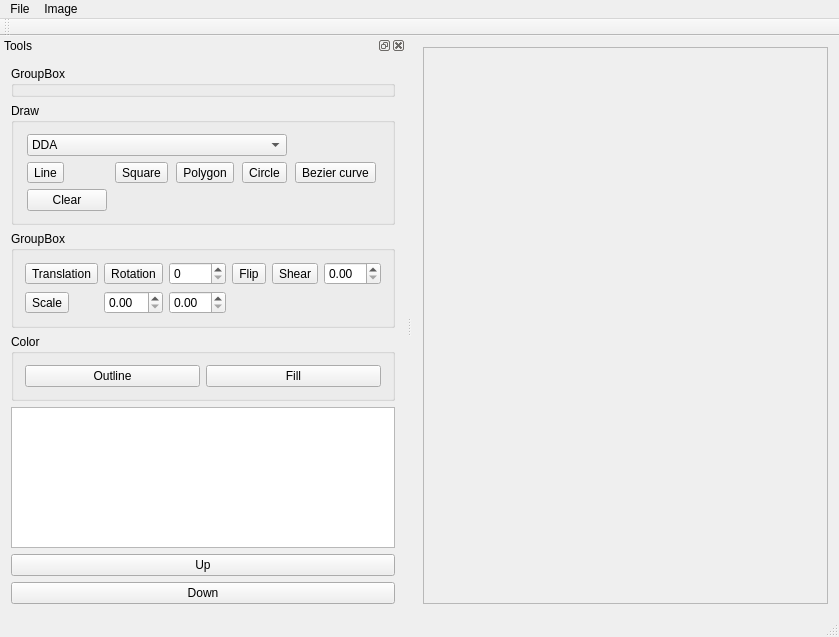
<?xml version="1.0" encoding="UTF-8"?>
<ui version="4.0">
 <class>ImageViewerClass</class>
 <widget class="QMainWindow" name="ImageViewerClass">
  <property name="geometry">
   <rect>
    <x>0</x>
    <y>0</y>
    <width>839</width>
    <height>637</height>
   </rect>
  </property>
  <property name="windowTitle">
   <string>ImageViewer</string>
  </property>
  <widget class="QWidget" name="centralWidget">
   <layout class="QHBoxLayout" name="horizontalLayout">
    <item>
     <widget class="QScrollArea" name="scrollArea">
      <property name="widgetResizable">
       <bool>true</bool>
      </property>
      <widget class="QWidget" name="scrollAreaWidgetContents">
       <property name="geometry">
        <rect>
         <x>0</x>
         <y>0</y>
         <width>443</width>
         <height>562</height>
        </rect>
       </property>
      </widget>
     </widget>
    </item>
   </layout>
  </widget>
  <widget class="QMenuBar" name="menuBar">
   <property name="geometry">
    <rect>
     <x>0</x>
     <y>0</y>
     <width>839</width>
     <height>22</height>
    </rect>
   </property>
   <widget class="QMenu" name="menuFile">
    <property name="title">
     <string>File</string>
    </property>
    <addaction name="actionOpen"/>
    <addaction name="actionSave_as"/>
    <addaction name="separator"/>
    <addaction name="actionExit"/>
   </widget>
   <widget class="QMenu" name="menuImage">
    <property name="title">
     <string>Image</string>
    </property>
    <addaction name="actionClear"/>
   </widget>
   <addaction name="menuFile"/>
   <addaction name="menuImage"/>
  </widget>
  <widget class="QToolBar" name="mainToolBar">
   <attribute name="toolBarArea">
    <enum>TopToolBarArea</enum>
   </attribute>
   <attribute name="toolBarBreak">
    <bool>false</bool>
   </attribute>
  </widget>
  <widget class="QStatusBar" name="statusBar"/>
  <widget class="QDockWidget" name="dockWidget">
   <property name="windowTitle">
    <string>Tools</string>
   </property>
   <attribute name="dockWidgetArea">
    <number>1</number>
   </attribute>
   <widget class="QWidget" name="dockWidgetContents">
    <layout class="QVBoxLayout" name="verticalLayout">
     <item>
      <widget class="QGroupBox" name="groupBox_4">
       <property name="title">
        <string>GroupBox</string>
       </property>
      </widget>
     </item>
     <item>
      <widget class="QGroupBox" name="groupBox_2">
       <property name="title">
        <string>Draw</string>
       </property>
       <layout class="QGridLayout" name="gridLayout">
        <item row="1" column="2">
         <widget class="QToolButton" name="toolButtonDrawPolygon">
          <property name="text">
           <string>Polygon</string>
          </property>
          <property name="checkable">
           <bool>true</bool>
          </property>
         </widget>
        </item>
        <item row="4" column="0">
         <widget class="QPushButton" name="pushButtonClear">
          <property name="text">
           <string>Clear</string>
          </property>
          <property name="checkable">
           <bool>true</bool>
          </property>
         </widget>
        </item>
        <item row="1" column="4">
         <widget class="QToolButton" name="toolButtonBezierCurve">
          <property name="text">
           <string>Bezier curve</string>
          </property>
          <property name="checkable">
           <bool>true</bool>
          </property>
         </widget>
        </item>
        <item row="0" column="0" colspan="4">
         <widget class="QComboBox" name="comboBoxLineAlg">
          <item>
           <property name="text">
            <string>DDA</string>
           </property>
          </item>
          <item>
           <property name="text">
            <string>Bresenham</string>
           </property>
          </item>
         </widget>
        </item>
        <item row="1" column="3">
         <widget class="QToolButton" name="toolButtonDrawCircle">
          <property name="enabled">
           <bool>true</bool>
          </property>
          <property name="text">
           <string>Circle</string>
          </property>
          <property name="checkable">
           <bool>true</bool>
          </property>
         </widget>
        </item>
        <item row="1" column="0">
         <widget class="QToolButton" name="toolButtonDrawLine">
          <property name="text">
           <string>Line</string>
          </property>
          <property name="checkable">
           <bool>true</bool>
          </property>
         </widget>
        </item>
        <item row="1" column="1">
         <widget class="QToolButton" name="toolButtonSquare">
          <property name="text">
           <string>Square</string>
          </property>
          <property name="checkable">
           <bool>true</bool>
          </property>
         </widget>
        </item>
       </layout>
      </widget>
     </item>
     <item>
      <widget class="QGroupBox" name="groupBox_5">
       <property name="title">
        <string>GroupBox</string>
       </property>
       <layout class="QGridLayout" name="gridLayout_2">
        <item row="0" column="0">
         <widget class="QToolButton" name="toolButtonTranslation">
          <property name="text">
           <string>Translation</string>
          </property>
          <property name="checkable">
           <bool>true</bool>
          </property>
         </widget>
        </item>
        <item row="0" column="6">
         <widget class="QDoubleSpinBox" name="doubleSpinBoxShear"/>
        </item>
        <item row="0" column="3">
         <widget class="QToolButton" name="toolButtonFlip">
          <property name="text">
           <string>Flip</string>
          </property>
          <property name="checkable">
           <bool>true</bool>
          </property>
         </widget>
        </item>
        <item row="0" column="4">
         <widget class="QToolButton" name="toolButtonShear">
          <property name="text">
           <string>Shear</string>
          </property>
          <property name="checkable">
           <bool>true</bool>
          </property>
         </widget>
        </item>
        <item row="0" column="2">
         <widget class="QSpinBox" name="spinBoxAngleOfRotation">
          <property name="maximum">
           <number>360</number>
          </property>
         </widget>
        </item>
        <item row="0" column="1">
         <widget class="QToolButton" name="toolButtonRotation">
          <property name="text">
           <string>Rotation</string>
          </property>
          <property name="checkable">
           <bool>true</bool>
          </property>
         </widget>
        </item>
        <item row="1" column="0">
         <widget class="QToolButton" name="toolButtonScale">
          <property name="text">
           <string>Scale</string>
          </property>
          <property name="checkable">
           <bool>true</bool>
          </property>
         </widget>
        </item>
        <item row="1" column="1">
         <widget class="QDoubleSpinBox" name="doubleSpinBoxScaleDX"/>
        </item>
        <item row="1" column="2">
         <widget class="QDoubleSpinBox" name="doubleSpinBoxScaleDY"/>
        </item>
       </layout>
      </widget>
     </item>
     <item>
      <widget class="QGroupBox" name="groupBox_3">
       <property name="title">
        <string>Color</string>
       </property>
       <layout class="QHBoxLayout" name="horizontalLayout_2">
        <item>
         <widget class="QPushButton" name="pushButton_setOutlineColor">
          <property name="text">
           <string>Outline</string>
          </property>
          <property name="checkable">
           <bool>true</bool>
          </property>
         </widget>
        </item>
        <item>
         <widget class="QPushButton" name="pushButton_setFillColor">
          <property name="text">
           <string>Fill</string>
          </property>
          <property name="checkable">
           <bool>true</bool>
          </property>
         </widget>
        </item>
       </layout>
      </widget>
     </item>
     <item>
      <widget class="QListWidget" name="listWidget">
       <property name="enabled">
        <bool>true</bool>
       </property>
       <property name="selectionRectVisible">
        <bool>true</bool>
       </property>
      </widget>
     </item>
     <item>
      <widget class="QPushButton" name="pushButtonLayerUp">
       <property name="text">
        <string>Up</string>
       </property>
       <property name="checkable">
        <bool>true</bool>
       </property>
      </widget>
     </item>
     <item>
      <widget class="QPushButton" name="pushButtonLayerDown">
       <property name="text">
        <string>Down</string>
       </property>
       <property name="checkable">
        <bool>true</bool>
       </property>
      </widget>
     </item>
    </layout>
   </widget>
  </widget>
  <action name="actionOpen">
   <property name="text">
    <string>Open</string>
   </property>
   <property name="shortcut">
    <string>Ctrl+O</string>
   </property>
  </action>
  <action name="actionSave_as">
   <property name="text">
    <string>Save as</string>
   </property>
   <property name="shortcut">
    <string>Ctrl+S</string>
   </property>
  </action>
  <action name="actionClear">
   <property name="text">
    <string>Clear</string>
   </property>
  </action>
  <action name="actionExit">
   <property name="text">
    <string>Exit</string>
   </property>
   <property name="shortcut">
    <string>Alt+F4</string>
   </property>
  </action>
  <action name="actionResize">
   <property name="text">
    <string>Resize</string>
   </property>
  </action>
 </widget>
 <layoutdefault spacing="6" margin="11"/>
 <resources>
  <include location="ImageViewer.qrc"/>
 </resources>
 <connections/>
</ui>
